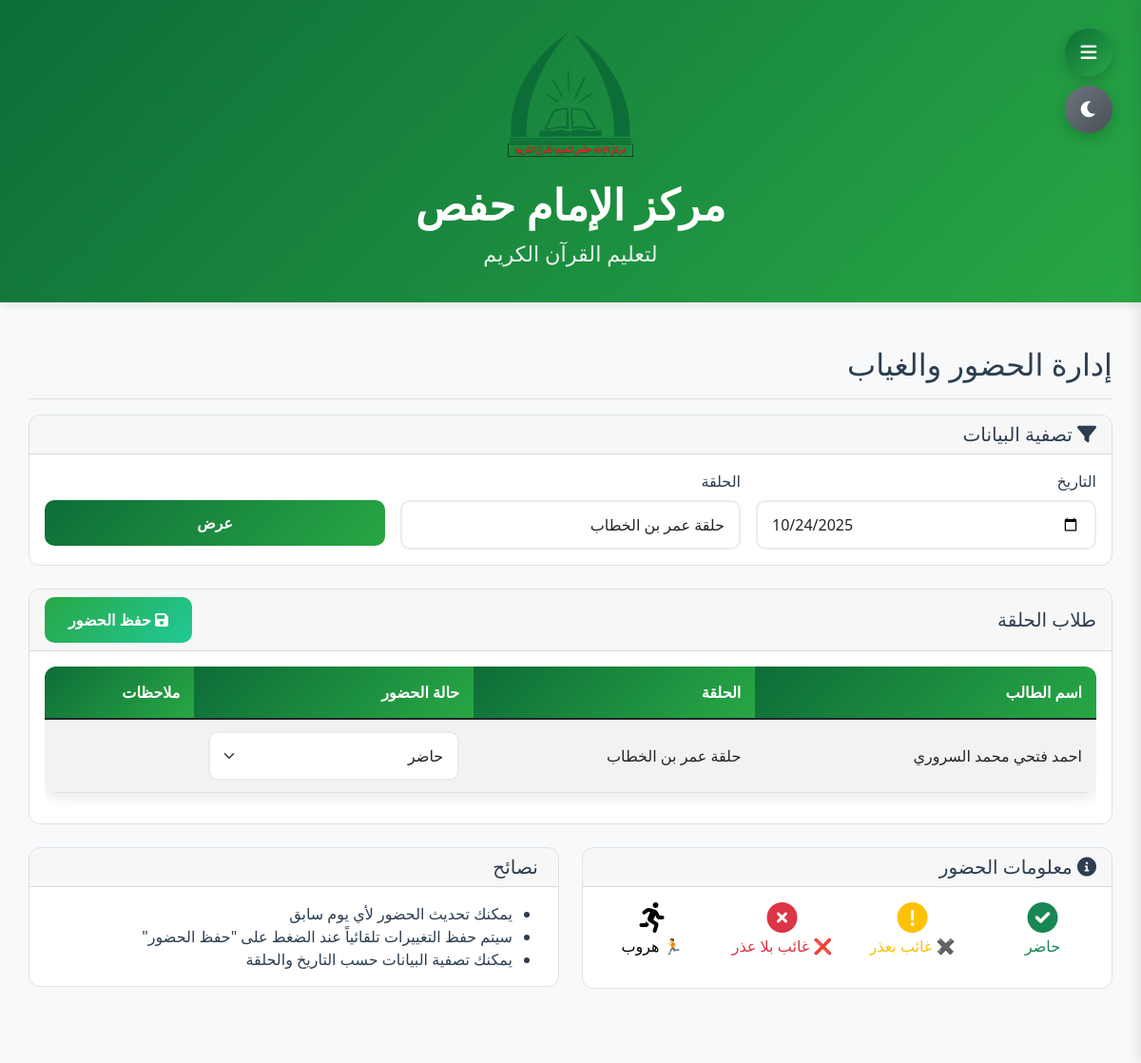
Page /attendance?circle_id=1 (signed in) on the committed database.
### app.py (models this page shows)
class Settings(db.Model):
    id = db.Column(db.Integer, primary_key=True)
    site_name = db.Column(db.String(100), default='مركز الإمام حفص')
    site_description = db.Column(db.String(200), default='لتعليم القرآن الكريم')
    contact_phone = db.Column(db.String(20))
    contact_email = db.Column(db.String(100))
    location_address = db.Column(db.String(300), default='مأرب - شارع الأربعين - خلف مستشفى نيوم')
    location_map_url = db.Column(db.String(500))
    logo = db.Column(db.String(200))
    primary_color = db.Column(db.String(7), default='#2c5aa0')
    secondary_color = db.Column(db.String(7), default='#28a745')
    background_color = db.Column(db.String(7), default='#f8f9fa')
    text_color = db.Column(db.String(7), default='#2c3e50')
    whatsapp_message_template = db.Column(db.Text, default='تقرير {report_type} للتسميع\n\nالطالب: {student_name}\nالحلقة: {circle_name}\nالمعلم: {teacher_name}\nالفترة: من {start_date} إلى {end_date}\n\nالتسميع:\n{reports_details}\n\nإحصائيات الحضور:\n{attendance_stats}\n\n{site_name}')
    support_bank_accounts = db.Column(db.Text, default='بنك الكريمي: 123456789\nبنك الشرق: 987654321\nبنك التضامن: 456789123')
    support_message = db.Column(db.Text, default='نورٌ نُهديه وجيل نربيه')
    dark_mode_enabled = db.Column(db.Boolean, default=False)
    teacher_requires_approval = db.Column(db.Boolean, default=True)
    allow_custom_teacher_name = db.Column(db.Boolean, default=True)

class Student(db.Model):
    id = db.Column(db.Integer, primary_key=True)
    name = db.Column(db.String(100), nullable=False)
    age = db.Column(db.Integer)
    student_phone = db.Column(db.String(20))
    parent_phone = db.Column(db.String(20))
    parent_id = db.Column(db.Integer, db.ForeignKey('parent.id'))
    circle_id = db.Column(db.Integer, db.ForeignKey('circle.id'))
    is_active = db.Column(db.Boolean, default=True)
    photo = db.Column(db.String(200))
    academic_year = db.Column(db.String(10), default='2025')
    pending_approval = db.Column(db.Boolean, default=True)
    circle = db.relationship('Circle', backref='students')
    parent = db.relationship('Parent', backref='students')

class Circle(db.Model):
    id = db.Column(db.Integer, primary_key=True)
    name = db.Column(db.String(100), nullable=False)
    teacher_id = db.Column(db.Integer, db.ForeignKey('user.id'))
    teacher_name = db.Column(db.String(100))
    is_active = db.Column(db.Boolean, default=True)
    academic_year = db.Column(db.String(10), default='2025')
    requires_approval = db.Column(db.Boolean, default=True)
    teacher = db.relationship('User', backref='circles')

### app.py (the view)
@app.route('/attendance')
@require_login
def attendance():
    selected_date = request.args.get('date', datetime.now().strftime('%Y-%m-%d'))
    selected_circle = request.args.get('circle_id', type=int)
    circles = Circle.query.filter_by(is_active=True).all()
    students = []
    if selected_circle:
        students = Student.query.filter_by(circle_id=selected_circle, is_active=True).all()
    attendance_data = {att.student_id: att for att in Attendance.query.filter_by(date=datetime.strptime(selected_date, '%Y-%m-%d').date()).all()}
    return render_template('attendance.html',
                         students=students,
                         circles=circles,
                         selected_date=selected_date,
                         selected_circle=selected_circle,
                         attendance_data=attendance_data)

### app.py (called while the page is built)
@app.context_processor
def inject_globals():
    settings = Settings.query.first() or Settings()
    current_year = datetime.now().year
    unread_notifications = 0
    if 'user_id' in session and session.get('role') == 'parent':
        parent = Parent.query.filter_by(name=session['name']).first()
        if parent and parent.user_id:
            unread_notifications = Notification.query.filter_by(user_id=parent.user_id, is_read=False).count()
    return dict(
        datetime=datetime, now=datetime.now, timedelta=timedelta,
        settings=settings, Report=Report, Attendance=Attendance,
        Holiday=Holiday, Parent=Parent, current_year=current_year,
        unread_notifications=unread_notifications
    )

def require_login(f):
    @wraps(f)
    def decorated(*args, **kwargs):
        if 'user_id' not in session:
            flash('يجب تسجيل الدخول أولاً', 'error')
            return redirect(url_for('login'))
        return f(*args, **kwargs)
    return decorated

### templates/attendance.html (shortened to what this page needs)
{% extends "base.html" %}
{% block content %}
<div class="page-transition">
    <div class="d-flex justify-content-between flex-wrap flex-md-nowrap align-items-center pt-3 pb-2 mb-3 border-bottom">
        <h1 class="h2">إدارة الحضور والغياب</h1>
    </div>
    <div class="card mb-4 fade-in">
        <div class="card-header">
            <h5 class="card-title mb-0"><i class="fas fa-filter"></i> تصفية البيانات</h5>
        </div>
        <div class="card-body">
            <form method="GET" class="row g-3">
                <div class="col-md-4">
                    <label for="date" class="form-label">التاريخ</label>
                    <input type="date" class="form-control" id="date" name="date" value="{{ selected_date }}">
                </div>
                <div class="col-md-4">
                    <label for="circle_id" class="form-label">الحلقة</label>
                    <select class="form-control" id="circle_id" name="circle_id">
                        {% for circle in circles %}
                        <option value="{{ circle.id }}" {% if circle.id == selected_circle|int %}selected{% endif %}>
                            {{ circle.name }}
                        </option>
                        {% endfor %}
                    </select>
                </div>
                <div class="col-md-4">
                    <label class="form-label">&nbsp;</label>
                    <button type="submit" class="btn btn-primary w-100 btn-hover">عرض</button>
                </div>
            </form>
        </div>
    </div>
    {% if students %}
    <form method="POST" action="{{ url_for('update_attendance') }}">
        <div class="card slide-in-left">
            <div class="card-header d-flex justify-content-between align-items-center">
                <h5 class="card-title mb-0">طلاب الحلقة</h5>
                <button type="submit" class="btn btn-success btn-hover">
                    <i class="fas fa-save"></i> حفظ الحضور
                </button>
            </div>
            <div class="card-body">
                <div class="table-responsive">
                    <table class="table table-striped">
                        <thead>
                            <tr>
                                <th>اسم الطالب</th>
                                <th>الحلقة</th>
                                <th>حالة الحضور</th>
                                <th>ملاحظات</th>
                            </tr>
                        </thead>
                        <tbody>
                            {% for student in students %}
                            <tr>
                                <td>{{ student.name }}</td>
                                <td>{{ student.circle.name }}</td>
                                <td>
                                    <select class="form-select" name="status_{{ student.id }}">
                                        <option value="حاضر" {% if attendance_data[student.id] and attendance_data[student.id].status == 'حاضر' %}selected{% endif %}>حاضر</option>
                                    </select>
                                </td>
                                <td>
                                </td>
                            </tr>
                            {% endfor %}
                        </tbody>
                    </table>
                </div>
            </div>
        </div>
    </form>
    {% else %}
    <div class="alert alert-info fade-in">
        <i class="fas fa-info-circle"></i>
        لا توجد طلاب في الحلقة المحددة.
    </div>
    {% endif %}
    <div class="row mt-4 fade-in">
        <div class="col-md-6">
            <div class="card">
                <div class="card-header">
                    <h5 class="card-title mb-0"><i class="fas fa-info-circle"></i> معلومات الحضور</h5>
                </div>
                <div class="card-body">
                    <div class="row text-center">
                        <div class="col-3">
                            <div class="text-success">
                                <i class="fas fa-check-circle fa-2x"></i>
                                <p>حاضر</p>
                            </div>
                        </div>
                        <div class="col-3">
                            <div class="text-warning">
                                <i class="fas fa-exclamation-circle fa-2x"></i>
                                <p>✖️ غائب بعذر</p>
                            </div>
                        </div>
                        <div class="col-3">
                            <div class="text-danger">
                                <i class="fas fa-times-circle fa-2x"></i>
                                <p>❌ غائب بلا عذر</p>
                            </div>
                        </div>
                        <div class="col-3">
                            <div class="text-dark">
                                <i class="fas fa-running fa-2x"></i>
                                <p>🏃 هروب</p>
                            </div>
                        </div>
                    </div>
                </div>
            </div>
        </div>
        <div class="col-md-6">
            <div class="card">
                <div class="card-header">
                    <h5 class="card-title mb-0"> نصائح</h5>
                </div>
                <div class="card-body">
                    <ul class="mb-0">
                        <li>يمكنك تحديث الحضور لأي يوم سابق</li>
                        <li>سيتم حفظ التغييرات تلقائياً عند الضغط على "حفظ الحضور"</li>
                        <li>يمكنك تصفية البيانات حسب التاريخ والحلقة</li>
                    </ul>
                </div>
            </div>
        </div>
    </div>
</div>
{% endblock %}

### templates/base.html (shortened to what this page needs)
<!DOCTYPE html>
<html lang="ar" dir="rtl" class="{% if session.get('dark_mode') or settings.dark_mode_enabled %}dark-mode{% endif %}">
<head>
    <link href="https://cdn.jsdelivr.net/npm/bootstrap@5.1.3/dist/css/bootstrap.min.css" rel="stylesheet">
    <link rel="stylesheet" href="https://cdnjs.cloudflare.com/ajax/libs/font-awesome/6.0.0/css/all.min.css">
    <link href="https://cdn.jsdelivr.net/npm/bootstrap@5.1.3/dist/css/bootstrap.rtl.min.css" rel="stylesheet">
</head>
<body class="{% if session.get('view_type') == 'mobile' %}mobile-view{% endif %}">
    {% if settings.logo or settings.site_name %}
    <div class="header-logo">
        <div class="container">
            {% if settings.logo %}
            <img src="{{ url_for('uploaded_file', filename=settings.logo) }}" class="mb-2" alt="{{ settings.site_name }}" style="background: transparent; border: none;">
            {% endif %}
            <h4>{{ settings.site_name }}</h4>
            {% if settings.site_description %}
            <small>{{ settings.site_description }}</small>
            {% endif %}
        </div>
    </div>
    {% endif %}
    {% if session.user_id %}
    <button class="sidebar-toggle" onclick="toggleSidebar()">
        <i class="fas fa-bars"></i>
    </button>
    <button class="dark-mode-toggle" onclick="toggleDarkMode()">
        <i class="fas {% if session.get('dark_mode') or settings.dark_mode_enabled %}fa-sun{% else %}fa-moon{% endif %}"></i>
    </button>
    {% endif %}
    {% if session.user_id %}
    <main class="main-content">
        {% endif %}
        <div class="page-transition">
            {% block content %}{% endblock %}
        </div>
        {% if session.user_id %}
    </main>
    {% endif %}
</body>
</html>

### rows in the picture
Settings: logo (picture), site_name "مركز الإمام حفص", site_description "لتعليم القرآن الكريم"
Student: name "احمد فتحي محمد السروري", circle.name "حلقة عمر بن الخطاب", id "حاضر"

### other values in the picture
form field circle_id "حلقة عمر بن الخطاب"
